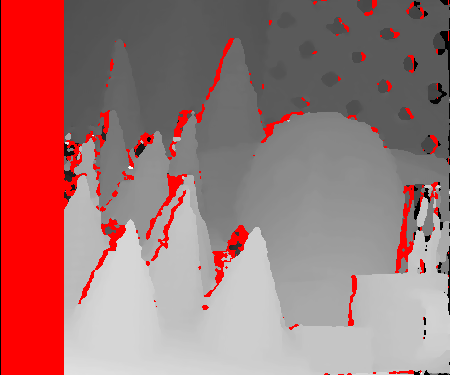
#> input picture occludedLD.png, 450 x 375 px
$ jupyter execute 'Occlusion inpainting(Disparity).ipynb'
#> lines starting #> are read from the running program, lines starting #| are printed output that depends on the picture; after the words box and inside, x2 and y2 are one past the last pixel; in counts of white or black regions, pixels touching at a corner belong together
[cell 1]
#Finding the mask for left disparity
import cv2
import imageio
import matplotlib.pyplot as plt
img = cv2.imread('occludedLD.png')
#> img is the input picture: shape (375, 450, 3); mean B, G, R 116, 116, 160.5
mask = cv2.imread('mask.png')
res = cv2.bitwise_not(img,mask)
plt.imshow(res)
imageio.imwrite('maskLD1.png',res)
plt.show()

[cell 2]
#Finding the final mask for left disparity
import cv2
import imageio
import matplotlib.pyplot as plt
img = cv2.imread('occludedLD.png')
mask = cv2.imread('maskLD1.png')
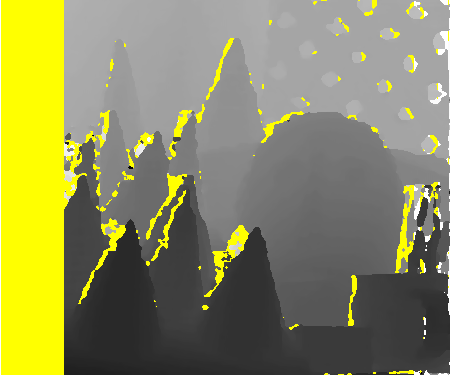
#> mask: shape (375, 450, 3); mean B, G, R 94.5, 139, 139
res = cv2.bitwise_and(img,mask)
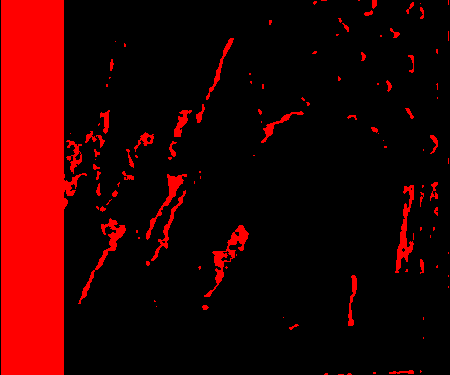
#> res: shape (375, 450, 3); mean B, G, R 0, 0, 44.6
plt.imshow(res)
imageio.imwrite('maskLD2.png',res)
plt.show()

[cell 3]
#Applying inpainting (Method 1)
import numpy as np
import cv2
import matplotlib.pyplot as plt

img = cv2.imread('occludedLD.png')
mask = cv2.imread('maskLD2.png',0)
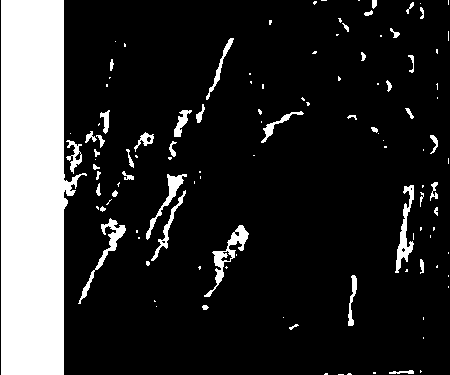
#> mask: shape (375, 450); values 0 (black) and 29 (white), 17.5% white; 116 white regions (70 under 20 px), largest, box (x1, y1, x2, y2) and area: (1, 0, 87, 375) 23850, (204, 225, 249, 297) 663, (395, 185, 414, 273) 591

dst = cv2.inpaint(img,mask,3,cv2.INPAINT_NS)
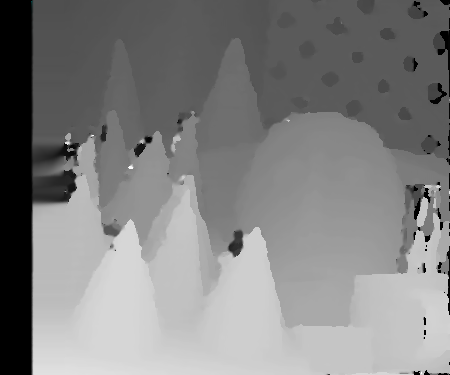
#> dst: shape (375, 450, 3); mean B, G, R 129.5, 129.5, 129.5

plt.imshow(dst)

[cell 4]
#Applying inpainting (Method 2)
import numpy as np
import imageio
import cv2
import matplotlib.pyplot as plt

img = cv2.imread('occludedLD.png')
mask = cv2.imread('maskLD2.png',0)

dst = cv2.inpaint(img,mask,3,cv2.INPAINT_TELEA)

plt.imshow(dst)

[cell 5]
imageio.imwrite('FinalLD.png',dst)
plt.show()

[cell 6]
#Mask for the right disparity
import cv2
import imageio
import matplotlib.pyplot as plt
img = cv2.imread('occludedRD.png')
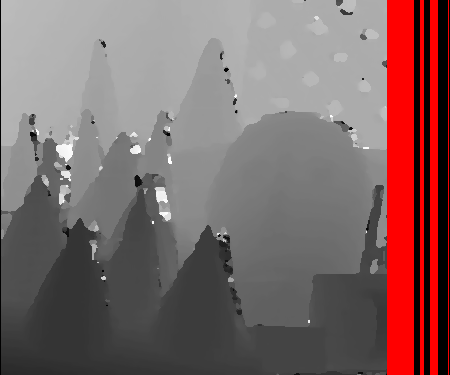
#> input picture occludedRD.png, 450 x 375 px
#> img is the input picture: shape (375, 450, 3); mean B, G, R 104.1, 104.1, 126.8
mask = cv2.imread('mask.png')
res = cv2.bitwise_not(img,mask)
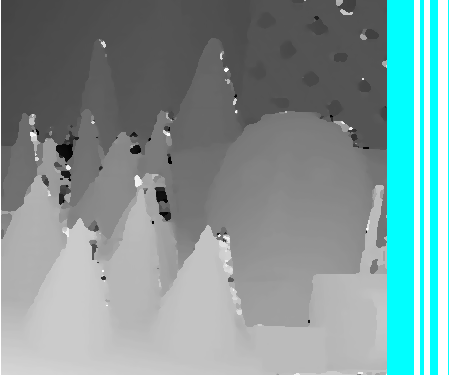
#> res: shape (375, 450, 3); mean B, G, R 150.9, 150.9, 128.2
plt.imshow(res)
imageio.imwrite('maskRD1.png',res)
plt.show()

[cell 7]
#Final mask
import cv2
import imageio
import matplotlib.pyplot as plt
img = cv2.imread('occludedRD.png')
mask = cv2.imread('maskRD1.png')
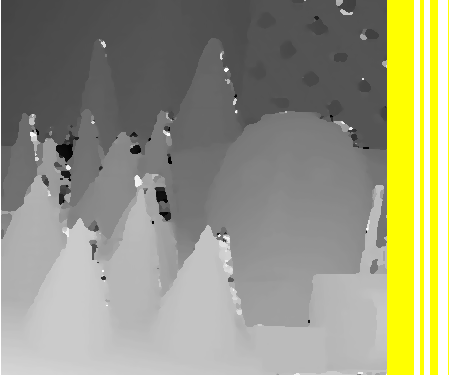
#> mask: shape (375, 450, 3); mean B, G, R 128.2, 150.9, 150.9
res = cv2.bitwise_and(img,mask)
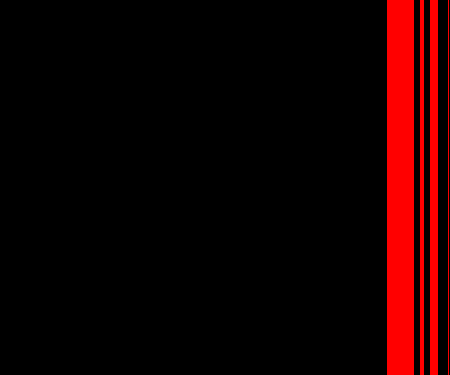
#> res: shape (375, 450, 3); mean B, G, R 0, 0, 22.7
plt.imshow(res)
imageio.imwrite('maskRD2.png',res)
plt.show()

[cell 8]
#Applying inpainting(Method 1)
import numpy as np
import cv2
import matplotlib.pyplot as plt

img = cv2.imread('occludedRD.png')
mask = cv2.imread('maskRD2.png',0)
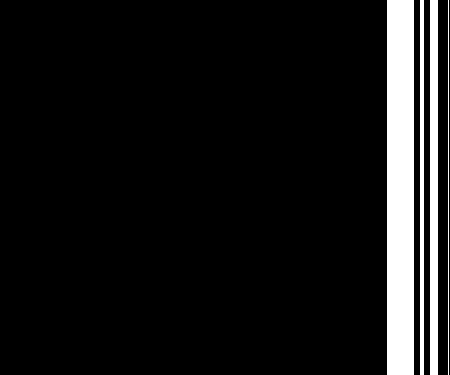
#> mask: shape (375, 450); values 0 (black) and 29 (white), 8.9% white; 4 white regions, box (x1, y1, x2, y2) and area: (387, 0, 414, 375) 10125, (430, 0, 438, 375) 3000, (420, 0, 424, 375) 1500, (448, 0, 449, 375) 375

dst = cv2.inpaint(img,mask,3,cv2.INPAINT_NS)
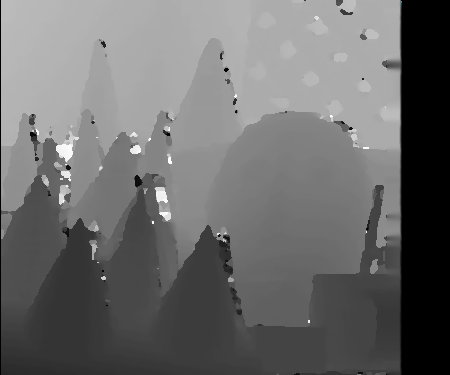
#> dst: shape (375, 450, 3); mean B, G, R 107.9, 107.9, 107.9

plt.imshow(dst)

[cell 9]
#applying inpainting(Method 2)
import numpy as np
import imageio
import cv2
import matplotlib.pyplot as plt

img = cv2.imread('occludedRD.png')
mask = cv2.imread('maskRD2.png',0)

dst = cv2.inpaint(img,mask,3,cv2.INPAINT_TELEA)

plt.imshow(dst)
